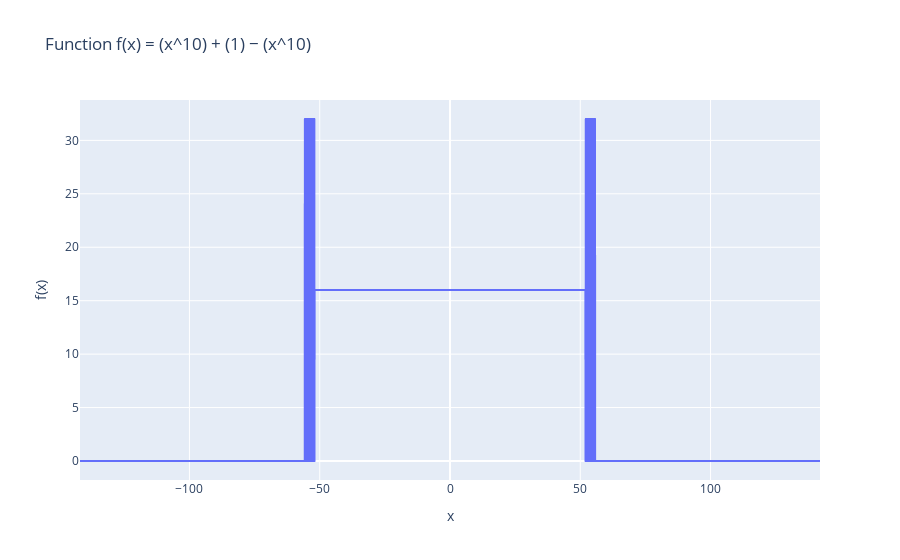

Notebook source saved alongside this figure:
### Code cell
x = np.linspace(-142, 142, 5000)
y = g(x)

fig = px.line(x=x, y=y, labels={'x': 'x', 'y': 'f(x)'}, title='Function f(x) = (x^10) + (1) − (x^10)')
fig.update_layout(hovermode="x unified")
fig.show()

### Figure 1 — Plotly figure (JSON) as saved in the notebook; plotly's stock layout.template omitted (floating-point values rounded to 4 significant figures; data arrays with more than 128 entries replaced by an {"elided": "..."} marker saying what was removed)
{"data": [{"hovertemplate": "x=%{x}<br>f(x)=%{y}<extra></extra>", "legendgroup": "", "line": {"color": "#636efa", "dash": "solid"}, "marker": {"symbol": "circle"}, "mode": "lines", "name": "", "showlegend": false, "type": "scattergl", "x": {"elided": "5000 float values"}, "xaxis": "x", "y": {"elided": "5000 float values"}, "yaxis": "y"}], "layout": {"hovermode": "x unified", "legend": {"tracegroupgap": 0}, "title": {"text": "Function f(x) = (x^10) + (1) − (x^10)"}, "xaxis": {"anchor": "y", "domain": [0, 1], "title": {"text": "x"}}, "yaxis": {"anchor": "x", "domain": [0, 1], "title": {"text": "f(x)"}}}}
